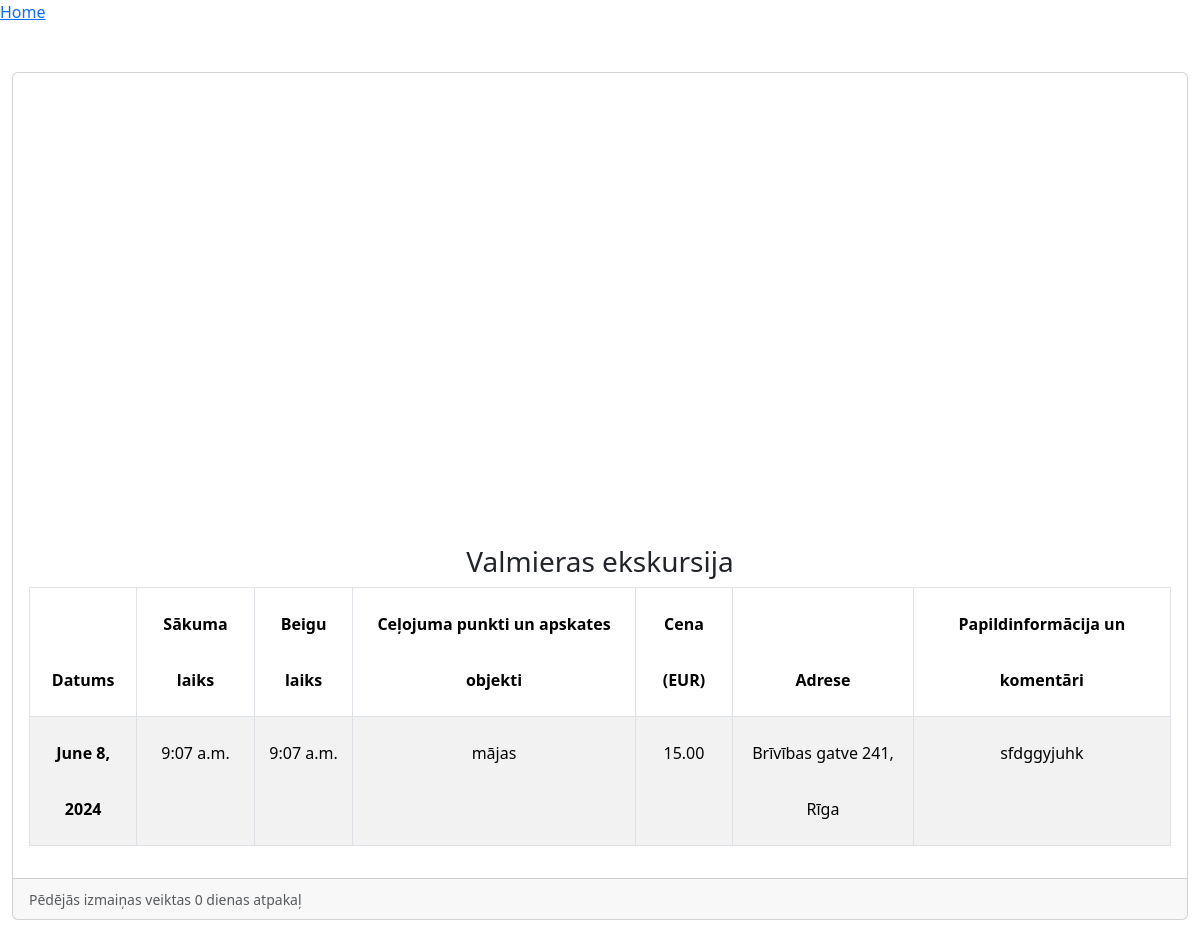
/1/, run on the app's committed database.
### journey/models.py (models this page shows, shortened)
class Trip(models.Model):
    created_at = models.DateTimeField(auto_now_add=True)
    updated_at = models.DateTimeField(auto_now=True)
    people_count = models.IntegerField(default=1)
    title = models.CharField(max_length=200)
    image = models.ImageField(upload_to='images/uploaded', default='images/default.jpg')
    def days_from_updated_at(self):
        return (datetime.datetime.now(tz=datetime.timezone.utc) - self.updated_at).days;

class Event(models.Model):
    created_at = models.DateTimeField(auto_now_add=True)
    updated_at = models.DateTimeField(auto_now=True)
    trip = models.ForeignKey(Trip, on_delete=models.CASCADE)
    date = models.DateField()
    start_time = models.DateTimeField()
    end_time = models.DateTimeField()
    title = models.CharField(max_length=200)
    price = models.DecimalField(max_digits=10, decimal_places=2, default=0.0)
    comment = models.TextField(null=True, blank=True)
    address = models.CharField(max_length=200)
    long = models.DecimalField(max_digits=9, decimal_places=6)
    lat = models.DecimalField(max_digits=9, decimal_places=6)

### journey/views.py (the view)
# urls.py: path("<int:pk>/", views.DetailView.as_view(), name="detail"),
class DetailView(generic.DetailView):
    model = Trip
    template_name = "journey/detail.html"

### journey/templates/journey/detail.html (shortened to what this page needs)
{% extends 'journey/base.html' %}
{% block content %}
<div class="row my-5">
    <div class="col-lg-12 mb-3 mb-sm-0">
        <div class="card">
            <div class="embed-responsive embed-responsive-1by1">
                <iframe class="embed-responsive-item" src="https://www.google.com/maps/embed?pb=!1m18!1m12!1m3!1d2233984.4071697555!2d21.906138247741502!3d56.852369157939684!2m3!1f0!2f0!3f0!3m2!1i1024!2i768!4f13.1!3m3!1m2!1s0x46e930677b8a9afd%3A0xcfcd68f2fc10!2sLatvija!5e0!3m2!1slv!2slv!4v1710005754454!5m2!1slv!2slv" width="100%" height="450" style="border:0;" allowfullscreen="" loading="lazy"></iframe>
            </div>
            <div class="card-body">
                <div class="row text-center">
                    <h3 class="card-title">{{ trip.title }}</h3>
                    <div class="col-lg-12">
                        <table class="table table-striped table-bordered">
                            <thead>
                            <tr>
                                <th scope="col">Datums</th>
                                <th scope="col">Sākuma laiks</th>
                                <th scope="col">Beigu laiks</th>
                                <th scope="col">Ceļojuma punkti un apskates objekti</th>
                                <th scope="col">Cena (EUR) </th>
                                <th scope="col">Adrese</th>
                                <th scope="col">Papildinformācija un komentāri</th>
                            </tr>
                            </thead>
                            <tbody>
                                {% for event in trip.event_set.all %}
                                    <tr>
                                        <th scope="row">{{ event.date }}</th>
                                        <td>{{ event.start_time.time }}</td>
                                        <td>{{ event.end_time.time }}</td>
                                        <td>{{ event.title }}</td>
                                        <td>{{ event.price }}</td>
                                        <td>{{ event.address }}</td>
                                        <td>{{ event.comment }}</td>
                                    </tr>
                                {% endfor %}
                            </tbody>
                        </table>
                    </div>
                </div>
            </div>
            <div class="card-footer">
                <small class="text-muted">Pēdējās izmaiņas veiktas {{ trip.days_from_updated_at }} dienas atpakaļ</small>
            </div>
        </div>
    </div>
{% endblock content %}

### journey/static/journey/style.css (style rules this page uses)
tr { line-height: 3.5; }

### data on the page
Trip: title "Valmieras ekskursija", days_from_updated_at "0"
Event: date "June 8, 2024", start_time.time "9:07 a.m.", end_time.time "9:07 a.m.", title "mājas", price "15.00", address "Brīvības gatve 241, Rīga", comment "sfdggyjuhk"
